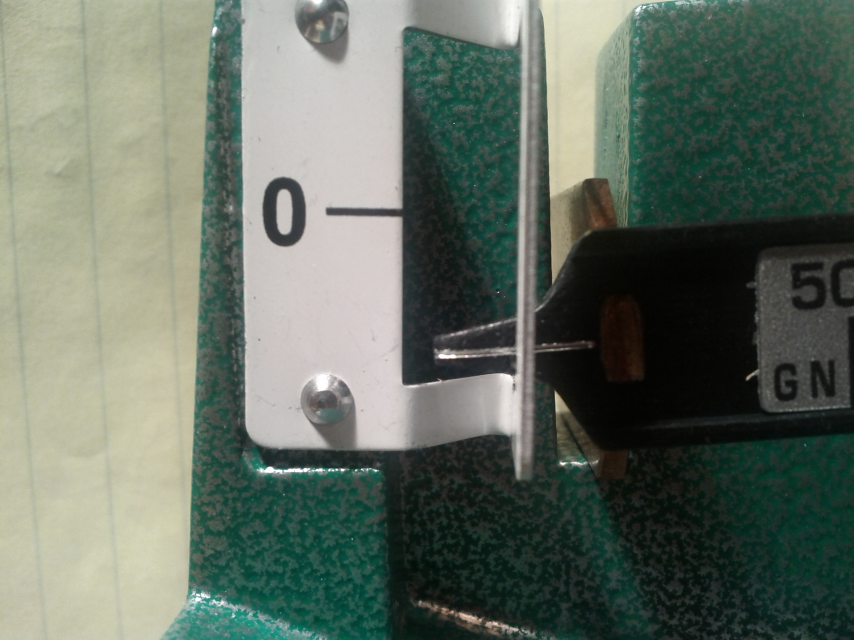
//> input picture data/IMG_20131204_200619.jpg, 2560 x 1920 px (shown at 1/3 size)
$ ./homograph ../data/IMG_20131204_200619.jpg ../data/IMG_20131204_200834.jpg   (built with g++ and OpenCV 4)
//> lines starting //> are read from the running program, lines starting //| are printed output that depends on the picture
#include <stdio.h>
#include <iostream>
#include "opencv2/core/core.hpp"
#include "opencv2/features2d/features2d.hpp"
#include "opencv2/highgui/highgui.hpp"
#include "opencv2/calib3d/calib3d.hpp"
#include "opencv2/nonfree/nonfree.hpp"

using namespace cv;

void readme();

/** @function main */
int main( int argc, char** argv )
{
    if( argc != 3 )
    {
        readme();
        return -1;
    }

    Mat img_object = imread( argv[1], CV_LOAD_IMAGE_GRAYSCALE );
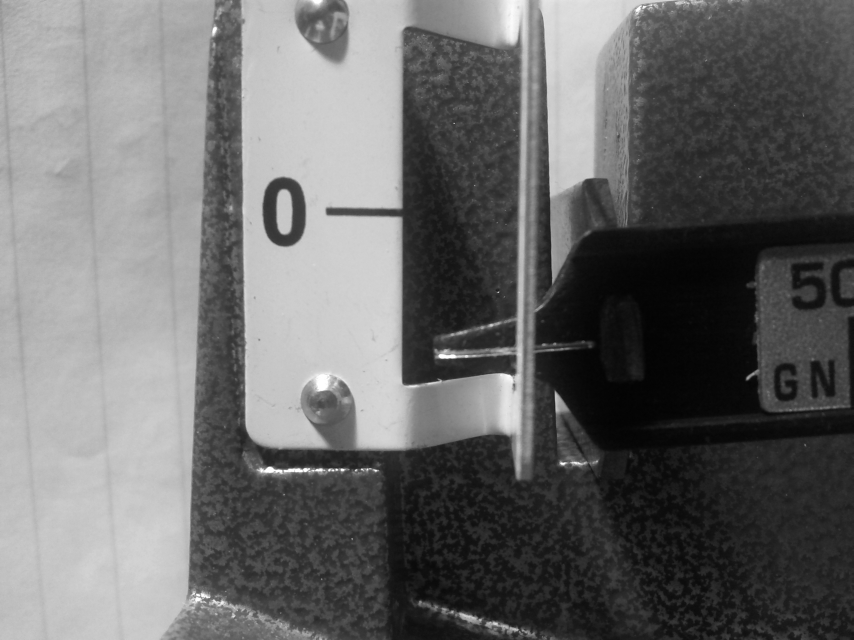
//> img_object: 1920 rows x 2560 cols, CV_8UC1 (shown at 1/3 size); min 0, max 255, mean 106.3
    Mat img_scene = imread( argv[2], CV_LOAD_IMAGE_GRAYSCALE );
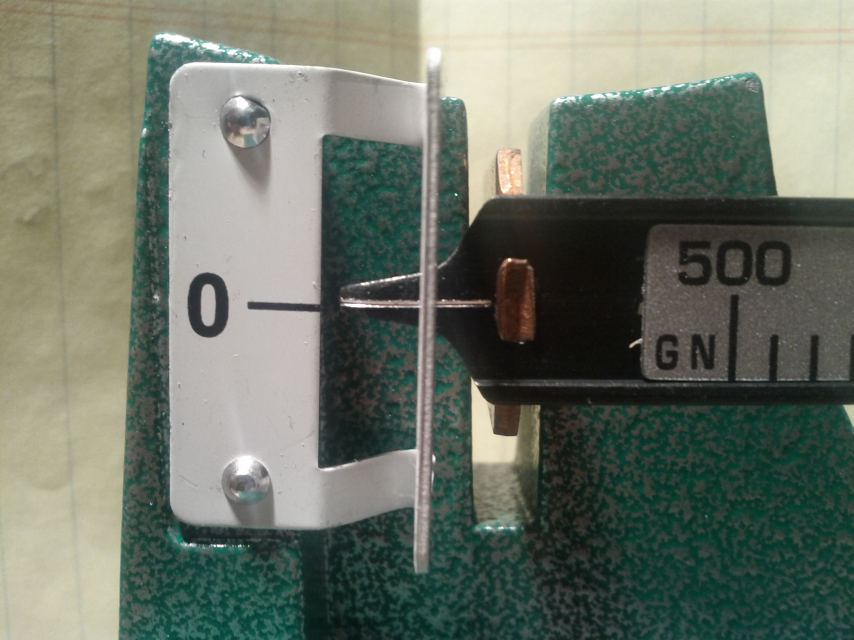
//> input picture data/IMG_20131204_200834.jpg, 2560 x 1920 px (shown at 1/3 size)
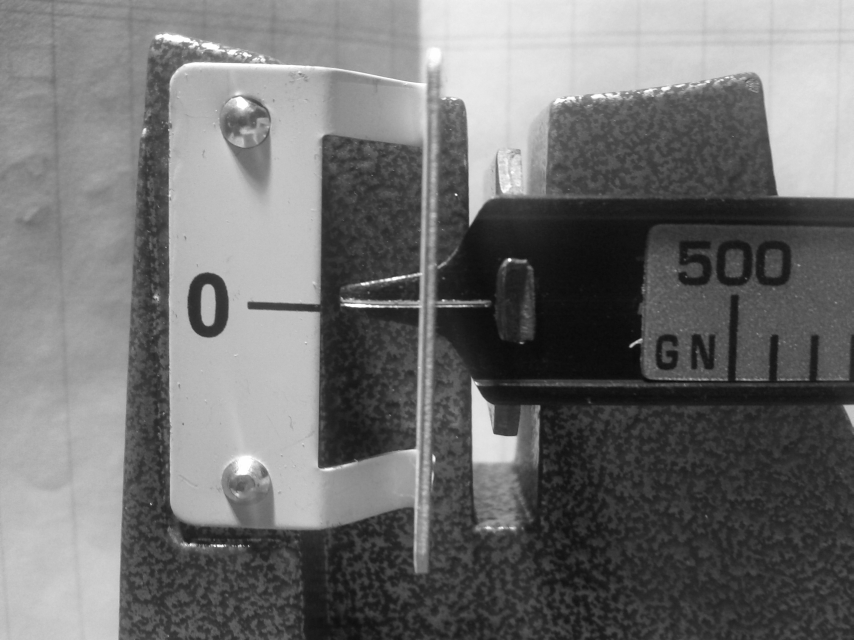
//> img_scene: 1920 rows x 2560 cols, CV_8UC1 (shown at 1/3 size); min 3, max 255, mean 112.1

    if( !img_object.data || !img_scene.data )
    {
        std::cout<< " --(!) Error reading images " << std::endl;
        return -1;
    }

    //-- Step 1: Detect the keypoints using SURF Detector
    int minHessian = 400;

//> (the run ends here: the program needs code that is not available in this run, at `SurfFeatureDetector detector( minHessian );`)
